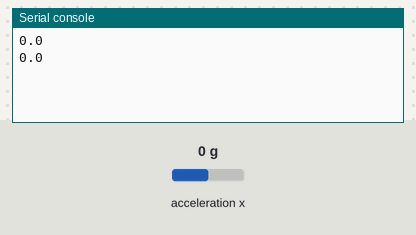
Recording of a program running on a simulated Raspberry Pi Pico running MicroPython. Parts: the last lines printed to the serial console. The inputs (shaded band) are chosen by the test bench; at power-on: acceleration x 0 g.

Above: at 1.2 s.
1.3 s: acceleration x set to -1.4 g
At 2.6 s:
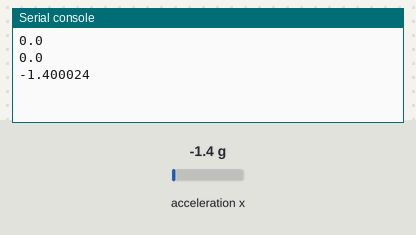
2.8 s: acceleration x set to -0.8 g
At 3.8 s:
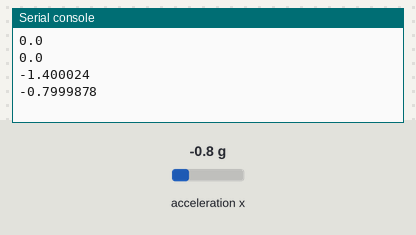
Timing chart, 0 to 5.8 s (numbered marks = the images above; inputs shaded):
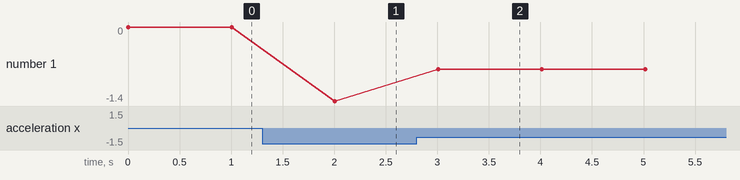

Measured:
- after the input at 1.3 s, the serial console: prints a new line after 0.71 s (image 1)
- after the input at 2.8 s, the serial console: prints a new line after 0.21 s (image 2)
- plotted number 1: 0 → -1.4 after the input at 1.3 s, -1.4 → -0.8 after the input at 2.8 s

The program:

mpu_class.py
```python
import math
import machine
import time

class acsHandle:
    '''
    Class for reading the MPU6050 on an Raspberry Pi pico
    '''
    def __init__(self, pin_list):
        self.bus = machine.I2C(0,scl=machine.Pin(pin_list[1]),sda=machine.Pin(pin_list[0]),freq=400000)
        self.address = 0x68
        self.x_last = 0
        self.y_last = 0
        self.alpha = 0.99
        self.acs_list = [59,60,61,62,63,64]
        self.gyro_list = [67,68,69,70,71,72]

        self.MPU_init()

    def MPU_init(self):
        self.bus.writeto_mem(self.address, 25, bytes([7]))
        self.bus.writeto_mem(self.address, 107, bytes([1]))
        self.bus.writeto_mem(self.address, 26, bytes([0]))
        self.bus.writeto_mem(self.address, 27, bytes([24]))
        self.bus.writeto_mem(self.address, 56, bytes([1]))

    def read_raw_data(self, addr, addr2):
        high = self.bus.readfrom_mem(0x68, 0x3B,1)
        low = self.bus.readfrom_mem(0x68, 0x3C,1)
        value = ((high[0] << 8) | low[0])

        if (value > 32768):
            value = value - 65536
        return value

    def acs_read(self):
        acX = self.read_raw_data(self.acs_list[0], self.acs_list[1])
        acY = self.read_raw_data(self.acs_list[2], self.acs_list[3])
        acZ = self.read_raw_data(self.acs_list[4], self.acs_list[5])

        AcX = acX/16384.0
        AcY = acY/16384.0
        AcZ = acZ/16384.0
        print(AcX)
        return AcX, AcY, AcZ

    def gyro_read(self):
        gx = self.read_raw_data(self.gyro_list[0], self.gyro_list[1])
        gy = self.read_raw_data(self.gyro_list[2], self.gyro_list[3])
        gz = self.read_raw_data(self.gyro_list[4], self.gyro_list[5])

        gyrox = -1 * gx/131.0 * dt
        gyroy = -1 * gy/131.0 * dt
        gyroz = -1 * gz/131.0 * dt

        return gyrox, gyroy, gyroz

    def angle_calc(self,acx, acy, acz):
        if acx == 0:
            acx = 0.001
        elif acy == 0:
            acy = 0.001
        elif acz == 0:
            acz = 0.001
        roll = math.atan2(acy,acz)
        pitch = -1 * math.atan2(acx ,(math.sqrt(acy**2+acz**2)))

        pitch = pitch * (180/math.pi)
        roll = roll * (180/math.pi)
        return roll, pitch

    def comp_pass(self, last_val, gyro_val, acc_val):
        return self.alpha * (last_val + gyro_val * dt) + (1-self.alpha)*acc_val

    def read(self):
        #try:
        acX, acY, acZ = self.acs_read()
        gx, gy, gz = self.gyro_read()
        #except:
            #print('!!!!!!!!!!!!!!!!!!!')
            #break

        #Calculating angls from accs
        roll, pitch = self.angle_calc(acX, acY, acZ)

        #print('Roll: {}, Pitch: {}'.format(roll,pitch))
        #Compansating angle with gyro read
        angle_x = round(self.comp_pass(self.x_last, gx,pitch), 3)
        angle_y = round(self.comp_pass(self.y_last, gy,roll), 3)

        #Updating variables
        self.x_last = angle_x
        self.y_last = angle_y

        return angle_x, angle_y, gx, gy

i2c_pins = [0,1]
Acs1 = acsHandle(i2c_pins)

dt = 1

if __name__ == "__main__":
    while True:
        angle_x, angle_y, gx, gy = Acs1.read()
        #print("Angle X: {}, Angle Y: {}".format(angle_x,angle_y))
        time.sleep(1)
```
